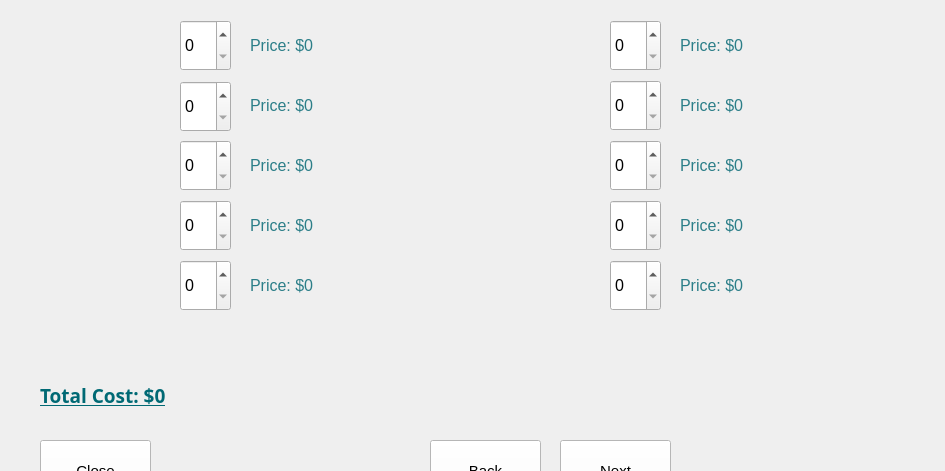
<?xml version="1.0" encoding="UTF-8"?>
<ui version="4.0">
 <class>Form</class>
 <widget class="QWidget" name="Form">
  <property name="geometry">
   <rect>
    <x>0</x>
    <y>0</y>
    <width>945</width>
    <height>471</height>
   </rect>
  </property>
  <property name="font">
   <font>
    <pointsize>14</pointsize>
   </font>
  </property>
  <property name="windowTitle">
   <string>Form</string>
  </property>
  <widget class="QSpinBox" name="spinBox">
   <property name="geometry">
    <rect>
     <x>180</x>
     <y>20</y>
     <width>51</width>
     <height>51</height>
    </rect>
   </property>
   <property name="font">
    <font>
     <pointsize>12</pointsize>
    </font>
   </property>
   <property name="styleSheet">
    <string notr="true"/>
   </property>
  </widget>
  <widget class="QPushButton" name="nextButton">
   <property name="geometry">
    <rect>
     <x>560</x>
     <y>440</y>
     <width>111</width>
     <height>61</height>
    </rect>
   </property>
   <property name="font">
    <font>
     <pointsize>11</pointsize>
    </font>
   </property>
   <property name="styleSheet">
    <string notr="true">QPushButton{background:white}
QPushButton:hover{background:rgb(245, 245, 245)}</string>
   </property>
   <property name="text">
    <string>Next</string>
   </property>
  </widget>
  <widget class="QLabel" name="label">
   <property name="geometry">
    <rect>
     <x>250</x>
     <y>30</y>
     <width>181</width>
     <height>31</height>
    </rect>
   </property>
   <property name="font">
    <font>
     <pointsize>12</pointsize>
    </font>
   </property>
   <property name="styleSheet">
    <string notr="true">QLabel {color: rgb(43,126,136)}
</string>
   </property>
   <property name="text">
    <string>Price: $0</string>
   </property>
  </widget>
  <widget class="QLabel" name="label2">
   <property name="geometry">
    <rect>
     <x>250</x>
     <y>90</y>
     <width>181</width>
     <height>31</height>
    </rect>
   </property>
   <property name="font">
    <font>
     <pointsize>12</pointsize>
    </font>
   </property>
   <property name="styleSheet">
    <string notr="true">QLabel {color: rgb(43,126,136)}
</string>
   </property>
   <property name="text">
    <string>Price: $0</string>
   </property>
  </widget>
  <widget class="QSpinBox" name="spinBox2">
   <property name="geometry">
    <rect>
     <x>180</x>
     <y>81</y>
     <width>51</width>
     <height>51</height>
    </rect>
   </property>
   <property name="font">
    <font>
     <pointsize>12</pointsize>
    </font>
   </property>
  </widget>
  <widget class="QLabel" name="label3">
   <property name="geometry">
    <rect>
     <x>250</x>
     <y>150</y>
     <width>191</width>
     <height>31</height>
    </rect>
   </property>
   <property name="font">
    <font>
     <pointsize>12</pointsize>
    </font>
   </property>
   <property name="styleSheet">
    <string notr="true">QLabel {color: rgb(43,126,136)}
</string>
   </property>
   <property name="text">
    <string>Price: $0</string>
   </property>
  </widget>
  <widget class="QSpinBox" name="spinBox3">
   <property name="geometry">
    <rect>
     <x>180</x>
     <y>140</y>
     <width>51</width>
     <height>51</height>
    </rect>
   </property>
   <property name="font">
    <font>
     <pointsize>12</pointsize>
    </font>
   </property>
  </widget>
  <widget class="QLabel" name="label4">
   <property name="geometry">
    <rect>
     <x>250</x>
     <y>210</y>
     <width>201</width>
     <height>31</height>
    </rect>
   </property>
   <property name="font">
    <font>
     <pointsize>12</pointsize>
    </font>
   </property>
   <property name="styleSheet">
    <string notr="true">QLabel {color: rgb(43,126,136)}
</string>
   </property>
   <property name="text">
    <string>Price: $0</string>
   </property>
  </widget>
  <widget class="QSpinBox" name="spinBox4">
   <property name="geometry">
    <rect>
     <x>180</x>
     <y>200</y>
     <width>51</width>
     <height>51</height>
    </rect>
   </property>
   <property name="font">
    <font>
     <pointsize>12</pointsize>
    </font>
   </property>
  </widget>
  <widget class="QLabel" name="label5">
   <property name="geometry">
    <rect>
     <x>250</x>
     <y>270</y>
     <width>211</width>
     <height>31</height>
    </rect>
   </property>
   <property name="font">
    <font>
     <pointsize>12</pointsize>
    </font>
   </property>
   <property name="styleSheet">
    <string notr="true">QLabel {color: rgb(43,126,136)}
</string>
   </property>
   <property name="text">
    <string>Price: $0</string>
   </property>
  </widget>
  <widget class="QSpinBox" name="spinBox5">
   <property name="geometry">
    <rect>
     <x>180</x>
     <y>260</y>
     <width>51</width>
     <height>51</height>
    </rect>
   </property>
   <property name="font">
    <font>
     <pointsize>12</pointsize>
    </font>
   </property>
  </widget>
  <widget class="QLabel" name="label6">
   <property name="geometry">
    <rect>
     <x>680</x>
     <y>30</y>
     <width>181</width>
     <height>31</height>
    </rect>
   </property>
   <property name="font">
    <font>
     <pointsize>12</pointsize>
    </font>
   </property>
   <property name="styleSheet">
    <string notr="true">QLabel {color: rgb(43,126,136)}
</string>
   </property>
   <property name="text">
    <string>Price: $0</string>
   </property>
  </widget>
  <widget class="QSpinBox" name="spinBox6">
   <property name="geometry">
    <rect>
     <x>610</x>
     <y>20</y>
     <width>51</width>
     <height>51</height>
    </rect>
   </property>
   <property name="font">
    <font>
     <pointsize>12</pointsize>
    </font>
   </property>
  </widget>
  <widget class="QLabel" name="label7">
   <property name="geometry">
    <rect>
     <x>680</x>
     <y>90</y>
     <width>181</width>
     <height>31</height>
    </rect>
   </property>
   <property name="font">
    <font>
     <pointsize>12</pointsize>
    </font>
   </property>
   <property name="styleSheet">
    <string notr="true">QLabel {color: rgb(43,126,136)}
</string>
   </property>
   <property name="text">
    <string>Price: $0</string>
   </property>
  </widget>
  <widget class="QSpinBox" name="spinBox7">
   <property name="geometry">
    <rect>
     <x>610</x>
     <y>80</y>
     <width>51</width>
     <height>51</height>
    </rect>
   </property>
   <property name="font">
    <font>
     <pointsize>12</pointsize>
    </font>
   </property>
  </widget>
  <widget class="QLabel" name="label8">
   <property name="geometry">
    <rect>
     <x>680</x>
     <y>150</y>
     <width>181</width>
     <height>31</height>
    </rect>
   </property>
   <property name="font">
    <font>
     <pointsize>12</pointsize>
    </font>
   </property>
   <property name="styleSheet">
    <string notr="true">QLabel {color: rgb(43,126,136)}
</string>
   </property>
   <property name="text">
    <string>Price: $0</string>
   </property>
  </widget>
  <widget class="QSpinBox" name="spinBox8">
   <property name="geometry">
    <rect>
     <x>610</x>
     <y>140</y>
     <width>51</width>
     <height>51</height>
    </rect>
   </property>
   <property name="font">
    <font>
     <pointsize>12</pointsize>
    </font>
   </property>
  </widget>
  <widget class="QLabel" name="label9">
   <property name="geometry">
    <rect>
     <x>680</x>
     <y>210</y>
     <width>181</width>
     <height>31</height>
    </rect>
   </property>
   <property name="font">
    <font>
     <pointsize>12</pointsize>
    </font>
   </property>
   <property name="styleSheet">
    <string notr="true">QLabel {color: rgb(43,126,136)}
</string>
   </property>
   <property name="text">
    <string>Price: $0</string>
   </property>
  </widget>
  <widget class="QSpinBox" name="spinBox9">
   <property name="geometry">
    <rect>
     <x>610</x>
     <y>200</y>
     <width>51</width>
     <height>51</height>
    </rect>
   </property>
   <property name="font">
    <font>
     <pointsize>12</pointsize>
    </font>
   </property>
  </widget>
  <widget class="QLabel" name="label10">
   <property name="geometry">
    <rect>
     <x>680</x>
     <y>270</y>
     <width>181</width>
     <height>31</height>
    </rect>
   </property>
   <property name="font">
    <font>
     <pointsize>12</pointsize>
    </font>
   </property>
   <property name="styleSheet">
    <string notr="true">QLabel {color: rgb(43,126,136)}
</string>
   </property>
   <property name="text">
    <string>Price: $0</string>
   </property>
  </widget>
  <widget class="QSpinBox" name="spinBox10">
   <property name="geometry">
    <rect>
     <x>610</x>
     <y>260</y>
     <width>51</width>
     <height>51</height>
    </rect>
   </property>
   <property name="font">
    <font>
     <pointsize>12</pointsize>
    </font>
   </property>
  </widget>
  <widget class="QLabel" name="label11">
   <property name="geometry">
    <rect>
     <x>40</x>
     <y>380</y>
     <width>281</width>
     <height>31</height>
    </rect>
   </property>
   <property name="font">
    <font>
     <family>Bahnschrift SemiBold</family>
     <pointsize>14</pointsize>
     <weight>75</weight>
     <italic>false</italic>
     <bold>true</bold>
     <underline>true</underline>
     <kerning>true</kerning>
    </font>
   </property>
   <property name="styleSheet">
    <string notr="true">QLabel {color: rgb(0,105,116)}
</string>
   </property>
   <property name="text">
    <string>Total Cost: $0</string>
   </property>
  </widget>
  <widget class="QPushButton" name="backButton">
   <property name="geometry">
    <rect>
     <x>430</x>
     <y>440</y>
     <width>111</width>
     <height>61</height>
    </rect>
   </property>
   <property name="font">
    <font>
     <pointsize>11</pointsize>
    </font>
   </property>
   <property name="styleSheet">
    <string notr="true">QPushButton{background:white}
QPushButton:hover{background:rgb(245, 245, 245)}</string>
   </property>
   <property name="text">
    <string>Back</string>
   </property>
  </widget>
  <widget class="QPushButton" name="closeButton">
   <property name="geometry">
    <rect>
     <x>40</x>
     <y>440</y>
     <width>111</width>
     <height>61</height>
    </rect>
   </property>
   <property name="font">
    <font>
     <pointsize>11</pointsize>
    </font>
   </property>
   <property name="styleSheet">
    <string notr="true">QPushButton{background:white}
QPushButton:hover{background:rgb(245, 245, 245)}</string>
   </property>
   <property name="text">
    <string>Close</string>
   </property>
  </widget>
  <widget class="QLabel" name="label_2">
   <property name="geometry">
    <rect>
     <x>20</x>
     <y>30</y>
     <width>151</width>
     <height>31</height>
    </rect>
   </property>
   <property name="font">
    <font>
     <family>Bahnschrift SemiBold</family>
     <pointsize>12</pointsize>
     <weight>75</weight>
     <bold>true</bold>
    </font>
   </property>
   <property name="styleSheet">
    <string notr="true">QLabel {color: rgb(43,126,136)}
</string>
   </property>
   <property name="text">
    <string/>
   </property>
  </widget>
  <widget class="QLabel" name="label_3">
   <property name="geometry">
    <rect>
     <x>20</x>
     <y>90</y>
     <width>151</width>
     <height>31</height>
    </rect>
   </property>
   <property name="font">
    <font>
     <family>Bahnschrift SemiBold</family>
     <pointsize>12</pointsize>
     <weight>75</weight>
     <bold>true</bold>
    </font>
   </property>
   <property name="styleSheet">
    <string notr="true">QLabel {color: rgb(43,126,136)}
</string>
   </property>
   <property name="text">
    <string/>
   </property>
  </widget>
  <widget class="QLabel" name="label_4">
   <property name="geometry">
    <rect>
     <x>20</x>
     <y>150</y>
     <width>151</width>
     <height>31</height>
    </rect>
   </property>
   <property name="font">
    <font>
     <family>Bahnschrift SemiBold</family>
     <pointsize>12</pointsize>
     <weight>75</weight>
     <bold>true</bold>
    </font>
   </property>
   <property name="styleSheet">
    <string notr="true">QLabel {color: rgb(43,126,136)}
</string>
   </property>
   <property name="text">
    <string/>
   </property>
  </widget>
  <widget class="QLabel" name="label_5">
   <property name="geometry">
    <rect>
     <x>20</x>
     <y>210</y>
     <width>151</width>
     <height>31</height>
    </rect>
   </property>
   <property name="font">
    <font>
     <family>Bahnschrift SemiBold</family>
     <pointsize>12</pointsize>
     <weight>75</weight>
     <bold>true</bold>
    </font>
   </property>
   <property name="styleSheet">
    <string notr="true">QLabel {color: rgb(43,126,136)}
</string>
   </property>
   <property name="text">
    <string/>
   </property>
  </widget>
  <widget class="QLabel" name="label_6">
   <property name="geometry">
    <rect>
     <x>20</x>
     <y>270</y>
     <width>151</width>
     <height>31</height>
    </rect>
   </property>
   <property name="font">
    <font>
     <family>Bahnschrift SemiBold</family>
     <pointsize>12</pointsize>
     <weight>75</weight>
     <bold>true</bold>
    </font>
   </property>
   <property name="styleSheet">
    <string notr="true">QLabel {color: rgb(43,126,136)}
</string>
   </property>
   <property name="text">
    <string/>
   </property>
  </widget>
  <widget class="QLabel" name="label_7">
   <property name="geometry">
    <rect>
     <x>450</x>
     <y>30</y>
     <width>151</width>
     <height>31</height>
    </rect>
   </property>
   <property name="font">
    <font>
     <family>Bahnschrift SemiBold</family>
     <pointsize>12</pointsize>
     <weight>75</weight>
     <bold>true</bold>
    </font>
   </property>
   <property name="styleSheet">
    <string notr="true">QLabel {color: rgb(43,126,136)}
</string>
   </property>
   <property name="text">
    <string/>
   </property>
  </widget>
  <widget class="QLabel" name="label_8">
   <property name="geometry">
    <rect>
     <x>450</x>
     <y>90</y>
     <width>151</width>
     <height>31</height>
    </rect>
   </property>
   <property name="font">
    <font>
     <family>Bahnschrift SemiBold</family>
     <pointsize>12</pointsize>
     <weight>75</weight>
     <bold>true</bold>
    </font>
   </property>
   <property name="styleSheet">
    <string notr="true">QLabel {color: rgb(43,126,136)}
</string>
   </property>
   <property name="text">
    <string/>
   </property>
  </widget>
  <widget class="QLabel" name="label_9">
   <property name="geometry">
    <rect>
     <x>450</x>
     <y>150</y>
     <width>161</width>
     <height>31</height>
    </rect>
   </property>
   <property name="font">
    <font>
     <family>Bahnschrift SemiBold</family>
     <pointsize>12</pointsize>
     <weight>75</weight>
     <bold>true</bold>
    </font>
   </property>
   <property name="styleSheet">
    <string notr="true">QLabel {color: rgb(43,126,136)}
</string>
   </property>
   <property name="text">
    <string/>
   </property>
  </widget>
  <widget class="QLabel" name="label_10">
   <property name="geometry">
    <rect>
     <x>450</x>
     <y>210</y>
     <width>151</width>
     <height>31</height>
    </rect>
   </property>
   <property name="font">
    <font>
     <family>Bahnschrift SemiBold</family>
     <pointsize>12</pointsize>
     <weight>75</weight>
     <bold>true</bold>
    </font>
   </property>
   <property name="styleSheet">
    <string notr="true">QLabel {color: rgb(43,126,136)}
</string>
   </property>
   <property name="text">
    <string/>
   </property>
  </widget>
  <widget class="QLabel" name="label_11">
   <property name="geometry">
    <rect>
     <x>450</x>
     <y>270</y>
     <width>151</width>
     <height>31</height>
    </rect>
   </property>
   <property name="font">
    <font>
     <family>Bahnschrift SemiBold</family>
     <pointsize>12</pointsize>
     <weight>75</weight>
     <bold>true</bold>
    </font>
   </property>
   <property name="styleSheet">
    <string notr="true">QLabel {color: rgb(43,126,136)}
</string>
   </property>
   <property name="text">
    <string/>
   </property>
  </widget>
  <widget class="QLabel" name="label12">
   <property name="geometry">
    <rect>
     <x>40</x>
     <y>330</y>
     <width>501</width>
     <height>31</height>
    </rect>
   </property>
   <property name="font">
    <font>
     <family>Segoe MDL2 Assets</family>
     <pointsize>10</pointsize>
     <weight>75</weight>
     <italic>true</italic>
     <bold>true</bold>
    </font>
   </property>
   <property name="styleSheet">
    <string notr="true">QLabel{color:rgb(193,39,45)}</string>
   </property>
   <property name="text">
    <string/>
   </property>
   <property name="alignment">
    <set>Qt::AlignLeading|Qt::AlignLeft|Qt::AlignVCenter</set>
   </property>
  </widget>
 </widget>
 <resources/>
 <connections/>
</ui>
